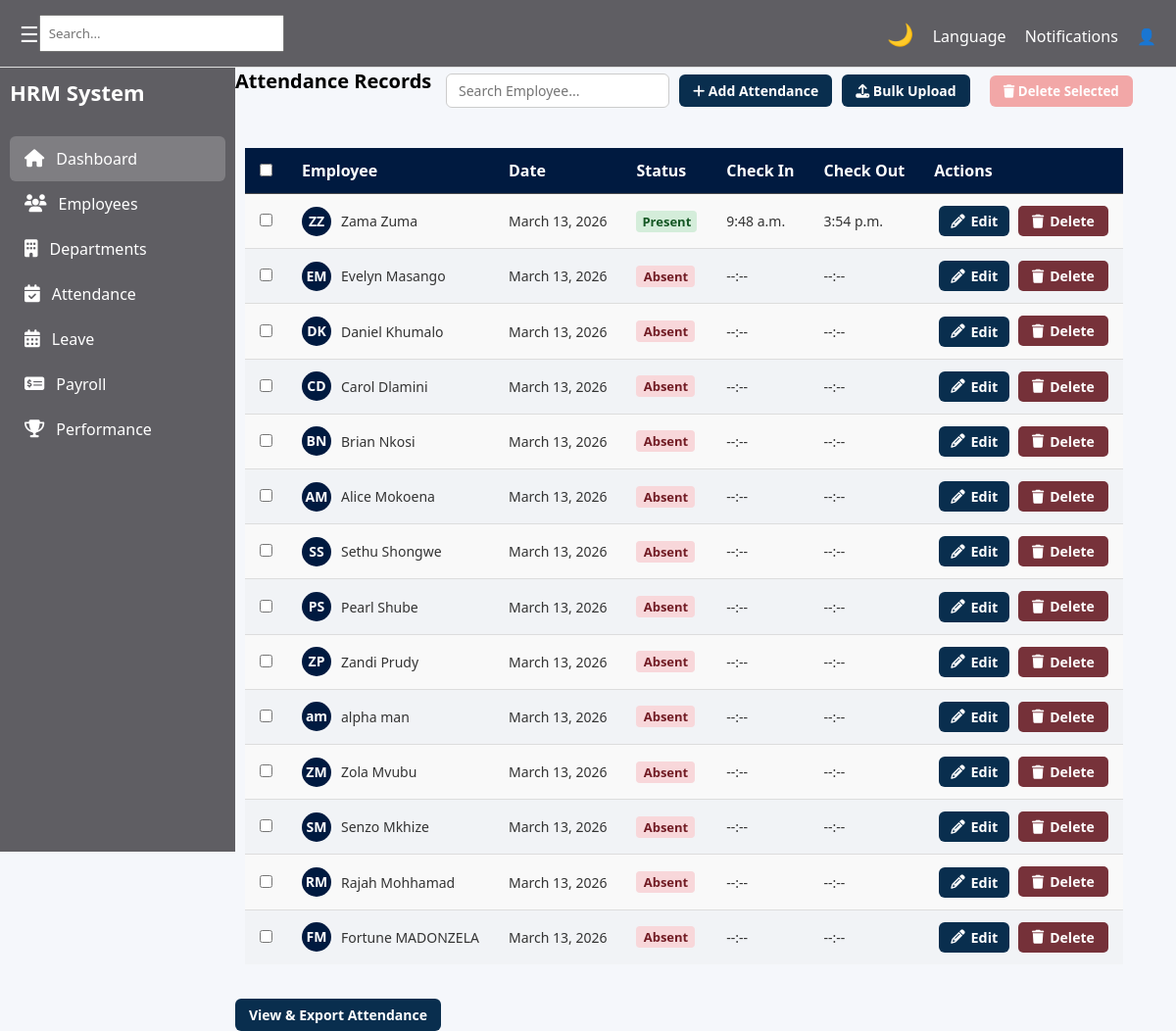
/hr/attendance/, run on an earlier commit of the app's database.
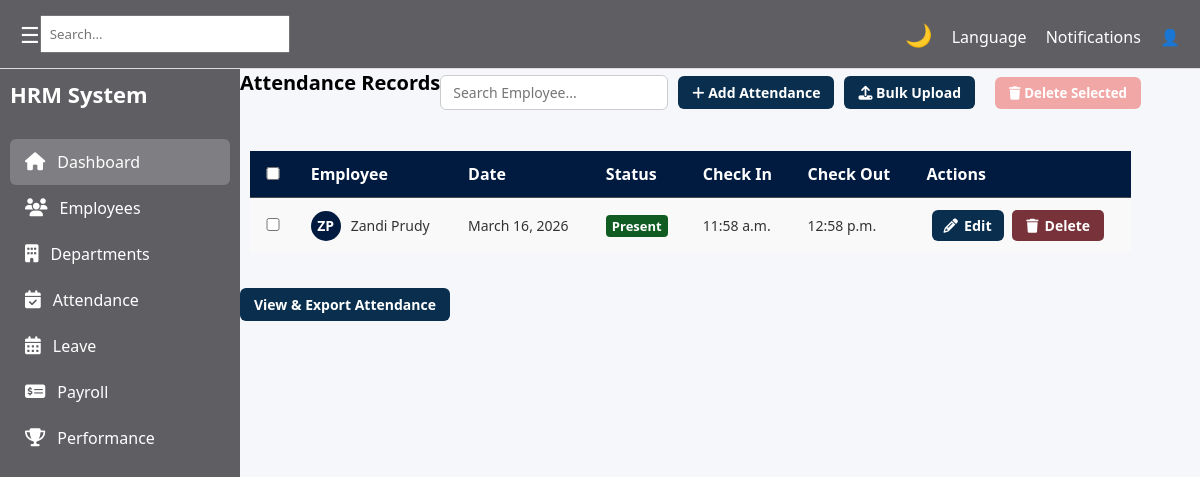
And on a later commit of the database.
### hr/models.py (models this page shows, shortened)
class Attendance(models.Model):
    employee = models.ForeignKey('employee.Employee', on_delete=models.CASCADE)
    date = models.DateField()
    status = models.CharField(max_length=20)

class Employee(models.Model):
    user = models.OneToOneField(User, on_delete=models.CASCADE)
    department = models.ForeignKey(Department, on_delete=models.CASCADE)
    first_name = models.CharField(max_length=50)
    last_name = models.CharField(max_length=50)
    email = models.EmailField(unique=True)
    role = models.ForeignKey(Role, on_delete=models.CASCADE)
    date_joined = models.DateField(auto_now_add=True)
    profile_picture = models.ImageField(upload_to='employee_profiles/', blank=True, null=True) #media/employee_profiles/
    contract_copy = models.FileField(upload_to='employee_contracts/', blank=True, null=True) #media/employee_contracts/

### hr/views.py (the view)
# urls.py: path('attendance/', Attendance_View.as_view(), name='attendance'),
class Attendance_View(View):
    def get(self, request):
        template = loader.get_template('hr/pages/attendance.html')
        today = timezone.now().date()
        recent_attendances = Attendance.objects.select_related(
            'employee__department'
        ).prefetch_related(
            'employee'
        ).filter(
            employee__isnull=False
        ).order_by('-date', '-created_at')[:50]
        total_employees = Employee.objects.count()
        present_today = Attendance.objects.filter(date=today, status='present').count()
        late_today = Attendance.objects.filter(date=today, status='late').count()
        absent_today = Attendance.objects.filter(date=today, status='absent').count()
        stats = {
            'present': present_today,
            'late': late_today,
            'absent': absent_today,
            'total': total_employees
        }
        context = {
            'recent_attendances': recent_attendances,
            'stats': stats,
            'today': today,
        }
        return HttpResponse(template.render(context, request))

### hr/templates/hr/pages/attendance.html (shortened to what this page needs)
{% extends 'hr/base/base.html' %}
{% load static %}
{% block content %}
<link rel="stylesheet" href="{% static 'hr/css/attendance.css' %}">
<link rel="stylesheet" href="https://cdnjs.cloudflare.com/ajax/libs/font-awesome/6.5.0/css/all.min.css" />
<div class="attendance-header">
    <div class="attendance-title">
        <h3>Attendance Records</h3>
    </div>
    <div class="attendance-controls">
        <input type="text" id="search-input" placeholder="Search Employee..." class="search-input">
        <a href="{% url 'attendance_create' %}" class="btn-add-attendance">
            <i class="fas fa-plus"></i> Add Attendance
        </a>
        <a href="{% url 'bulk_upload_attendance' %}" class="btn-bulk-upload">
            <i class="fas fa-upload"></i> Bulk Upload
        </a>
        <button id="delete-selected-btn" class="btn-delete-selected" disabled>
            <i class="fas fa-trash"></i> Delete Selected
        </button>
    </div>
</div>
{% if recent_attendances %}
<form method="POST" id="bulk-delete-form" action="{% url 'attendance_bulk_delete' %}">
    <table class="attendance-table">
        <thead>
            <tr>
                <th><input type="checkbox" id="select-all"></th>
                <th>Employee</th>
                <th>Date</th>
                <th>Status</th>
                <th>Check In</th>
                <th>Check Out</th>
                <th>Actions</th>
            </tr>
        </thead>
        <tbody>
            {% for attendance in recent_attendances %}
            <tr>
                <td><input type="checkbox" class="select-record" name="selected_attendances" value="{{ attendance.id }}"></td>
                <td>
                    <div class="employee-info">
                        <div class="employee-avatar">{{ attendance.employee.first_name|slice:":1" }}{{ attendance.employee.last_name|slice:":1" }}</div>
                        <span class="employee-name">{{ attendance.employee.first_name }} {{ attendance.employee.last_name }}</span>
                    </div>
                </td>
                <td>{{ attendance.date }}</td>
                <td><span class="status {{ attendance.status }}">{{ attendance.status|title }}</span></td>
                <td>{{ attendance.check_in_time|default:"--:--" }}</td>
                <td>{{ attendance.check_out_time|default:"--:--" }}</td>
                <td class="actions">
                    <a href="{% url 'attendance_edit' attendance.id %}" class="btn-edit"><i class="fas fa-pencil-alt"></i> Edit</a>
                    <a href="{% url 'attendance_delete' attendance.id %}" class="btn-delete"><i class="fas fa-trash"></i> Delete</a>
                </td>
            </tr>
            {% endfor %}
        </tbody>
    </table>
</form>
<div class="attendance-footer">
    <a href="{% url 'attendance_report' %}" class="btn-add-attendance">
        View & Export Attendance
    </a>
</div>
{% else %}
<div class="no-data">
    <i class="fas fa-calendar-times"></i>
    <p>No attendance records found</p>
</div>
{% endif %}
{% endblock %}

### hr/templates/hr/base/base.html (shortened to what this page needs)
{% load static %}
<!DOCTYPE html>
<html lang="en">
<head>
    <link rel="stylesheet" href="https://cdnjs.cloudflare.com/ajax/libs/font-awesome/6.4.0/css/all.min.css">
    <link rel="stylesheet" href="{% static 'hr/css/global.css' %}">
    <link rel="stylesheet" href="{% static 'hr/css/attendance.css' %}">
    <link rel="stylesheet" href="{% static 'hr/css/dashboard.css' %}">
    <link rel="stylesheet" href="{% static 'hr/css/employees.css' %}">
    <link rel="stylesheet" href="{% static 'hr/css/leave.css' %}">
    <link rel="stylesheet" href="{% static 'hr/css/payroll.css' %}">
    <link rel="stylesheet" href="{% static 'hr/css/performance.css' %}">
    <link rel="stylesheet" href="{% static 'hr/css/department.css' %}">
    <link rel="stylesheet" href="{% static 'hr/css/apply_leave.css' %}">
</head>
<body>
    {% include 'hr/essentials/topbar.html' %}
    <div class="layout">
        {% include 'hr/essentials/sidebar.html' %}
        <div id="main" class="main-content">
            {% block content %}
            {% endblock %}
        </div>
    </div>
</body>
</html>

### hr/templates/hr/essentials/topbar.html
<div class="topbar">
        <div class="left-top">
            <button class="toggle-btn" onclick="toggleSidebar()">☰</button>
            <input type="text" placeholder="Search...">
        </div>
    <div class="top-actions">
        <button class="mode-btn" onclick="toggleMode()">🌙</button>
        <span>Language</span>
        <span>Notifications</span>
        <span>👤</span>
    </div>
</div>

### hr/templates/hr/essentials/sidebar.html
<aside class="sidebar">
    <div class="logo">HRM System</div>
    <ul class="menu">
        <li class="active"><i class="fas fa-home"></i> <span class="menu-text"><a href="{% url 'dashboard' %}">Dashboard</a></span></li>
        <li><i class="fas fa-users"></i> <span class="menu-text"><a href="{% url 'employees' %}">Employees</a></span></li>
        <li><i class="fas fa-building"></i> <span class="menu-text"><a href="{% url 'department_list' %}">Departments</a></span></li>
        <li><i class="fas fa-calendar-check"></i> <span class="menu-text"><a href="{% url 'attendance' %}">Attendance</a></span></li>
        <li><i class="fas fa-calendar-alt"></i> <span class="menu-text"><a href="{% url 'leave' %}">Leave</a></span></li>
        <li><i class="fas fa-money-check-alt"></i> <span class="menu-text"><a href="{% url 'payroll' %}">Payroll</a></span></li>
        <li><i class="fas fa-trophy"></i> <span class="menu-text"><a href="{% url 'performance' %}">Performance</a></span></li>
    </ul>
</aside>

### hr/static/hr/css/global.css (style rules this page uses)
* { margin: 0; padding: 0; box-sizing: border-box; font-family: "Segoe UI", sans-serif; }
body { background: white; transition: background 0.3s, color 0.3s; }
.layout { display: flex; height: 100vh; }
.sidebar { width: 240px; background: rgb(95, 94, 99); padding: 10px; color: white; transition: width 0.3s ease, left 0.3s ease; }
.logo { margin-bottom: 30px; font-size: 22px; font-weight: bold; }
.menu { list-style: none; }
.menu li { display: flex; align-items: center; padding: 12px 15px; cursor: pointer; border-radius: 6px; transition: background 0.3s; }
.menu li i { margin-right: 12px; font-size: 18px; }
.sidebar a, .sidebar .menu-text, .sidebar i { color: white; text-decoration: none; }
.menu li:hover, .menu li.active { background: rgba(255, 255, 255, 0.2); }
.topbar { background: rgb(95, 94, 99); padding: 15px 20px; color: white; display: flex; justify-content: space-between; align-items: center; border-bottom: 1px solid #ddd; }
.left-top { display: flex; align-items: center; }
.topbar input { padding: 8px; width: 250px; transition: width 0.3s ease; }
.top-actions span, .mode-btn { margin-left: 15px; cursor: pointer; }
.toggle-btn, .mode-btn { background: none; border: none; color: white; font-size: 22px; cursor: pointer; transition: transform 0.2s; }
.attendance-table { width: 100%; border-collapse: collapse; border: 10px solid #001f4d; border-radius: 6px; overflow: hidden; }
.attendance-table td, .attendance-table th { border-bottom: 1px solid #47494d; padding: 10px; }
.attendance-table input, .attendance-table select, .attendance-table textarea { width: 100%; padding: 6px 10px; border: 1px solid #10375e; border-radius: 4px; font-size: 14px; }
.status { padding: 3px 8px; border-radius: 12px; font-size: 11px; font-weight: 600; display: inline-block; min-width: 60px; text-align: center; }
.status.present { background: #2ecc71; color: #fff; }
.btn-edit { padding: 6px 12px; background-color: #28a745; color: #fff; border-radius: 6px; text-decoration: none; font-size: 0.9rem; transition: all 0.3s ease; margin-left: 5px; }
.btn-delete { padding: 6px 12px; background-color: #dc3545; color: #fff; border-radius: 6px; text-decoration: none; font-size: 0.9rem; transition: all 0.3s ease; margin-left: 5px; }
.status { padding: 5px 10px; border-radius: 20px; font-size: 12px; }
body { margin: 0; font-family: "Segoe UI", sans-serif; height: 100vh; }
.btn-add-attendance { background-color: #001a40; color: #fff; padding: 10px 20px; border-radius: 6px; font-weight: 600; text-decoration: none; display: inline-block; transition: background 0.3s; }
.btn-edit { background-color: #001a40; color: #fff; border: none; padding: 6px 14px; font-size: 14px; border-radius: 5px; font-weight: 600; text-decoration: none; display: inline-flex; align-items: center; transition: background 0.3s; }
.btn-edit i { margin-right: 6px; }
.btn-delete { background-color: #5a060fd0; color: #fff; border: none; padding: 6px 14px; font-size: 14px; border-radius: 5px; font-weight: 600; text-decoration: none; display: inline-flex; align-items: center; margin-left: 5px; transition: background 0.3s; }
.btn-delete i { margin-right: 6px; }

### hr/static/hr/css/apply_leave.css (style rules this page uses)
body { background-color: #f5f7fb; font-family: Arial, Helvetica, sans-serif; }

What changed in the data, as far as the page shows it:
removed Attendance: employee.first_name "Z", employee.last_name "Z", employee.first_name "Zama", employee.last_name "Zuma", date "March 13, 2026", status "Present", check_in_time "9:48 a.m.", check_out_time "3:54 p.m."
removed Attendance: employee.first_name "E", employee.last_name "M", employee.first_name "Evelyn", employee.last_name "Masango", date "March 13, 2026", status "Absent", check_in_time "--:--", check_out_time "--:--"
removed Attendance: employee.first_name "D", employee.last_name "K", employee.first_name "Daniel", employee.last_name "Khumalo", date "March 13, 2026", status "Absent", check_in_time "--:--", check_out_time "--:--"
removed Attendance: employee.first_name "C", employee.last_name "D", employee.first_name "Carol", employee.last_name "Dlamini", date "March 13, 2026", status "Absent", check_in_time "--:--", check_out_time "--:--"
removed Attendance: employee.first_name "B", employee.last_name "N", employee.first_name "Brian", employee.last_name "Nkosi", date "March 13, 2026", status "Absent", check_in_time "--:--", check_out_time "--:--"
removed Attendance: employee.first_name "A", employee.last_name "M", employee.first_name "Alice", employee.last_name "Mokoena", date "March 13, 2026", status "Absent", check_in_time "--:--", check_out_time "--:--"
removed Attendance: employee.first_name "S", employee.last_name "S", employee.first_name "Sethu", employee.last_name "Shongwe", date "March 13, 2026", status "Absent", check_in_time "--:--", check_out_time "--:--"
removed Attendance: employee.first_name "P", employee.last_name "S", employee.first_name "Pearl", employee.last_name "Shube", date "March 13, 2026", status "Absent", check_in_time "--:--", check_out_time "--:--"
removed Attendance: employee.first_name "Z", employee.last_name "P", employee.first_name "Zandi", employee.last_name "Prudy", date "March 13, 2026", status "Absent", check_in_time "--:--", check_out_time "--:--"
removed Attendance: employee.first_name "a", employee.last_name "m", employee.first_name "alpha", employee.last_name "man", date "March 13, 2026", status "Absent", check_in_time "--:--", check_out_time "--:--"
removed Attendance: employee.first_name "Z", employee.last_name "M", employee.first_name "Zola", employee.last_name "Mvubu", date "March 13, 2026", status "Absent", check_in_time "--:--", check_out_time "--:--"
removed Attendance: employee.first_name "S", employee.last_name "M", employee.first_name "Senzo", employee.last_name "Mkhize", date "March 13, 2026", status "Absent", check_in_time "--:--", check_out_time "--:--"
removed Attendance: employee.first_name "R", employee.last_name "M", employee.first_name "Rajah", employee.last_name "Mohhamad", date "March 13, 2026", status "Absent", check_in_time "--:--", check_out_time "--:--"
removed Attendance: employee.first_name "F", employee.last_name "M", employee.first_name "Fortune", employee.last_name "MADONZELA", date "March 13, 2026", status "Absent", check_in_time "--:--", check_out_time "--:--"
added Attendance: employee.first_name "Z", employee.last_name "P", employee.first_name "Zandi", employee.last_name "Prudy", date "March 16, 2026", status "Present", check_in_time "11:58 a.m.", check_out_time "12:58 p.m."
